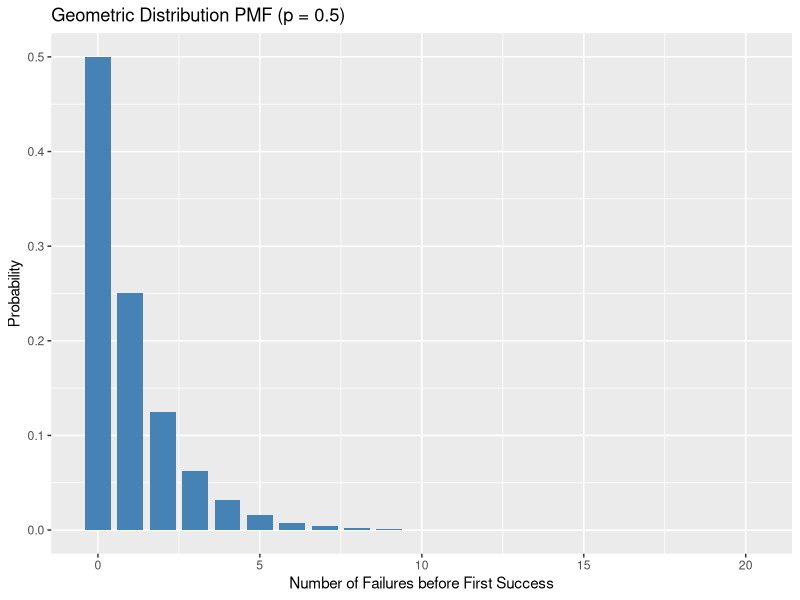

Recreate this plot in R.
# ---- 0. Setup and load libraries, if any ----

library(ggplot2)  # load the graphing library

if(!require("rstudioapi")) install.packages("rstudioapi")
setwd(dirname(getSourceEditorContext()$path))  # set working directory

# ---- 1. Geometric Distribution ----

# Just like with the Normal distribution we had rnorm (to sample) and dnorm (the 
# distribution or probability *density* function)
# For the Geometric Distribution we have rgeom (to sample) and dgeom (the 
# distribution or probability *mass* function)

# Sample from Geom(n=100, p=0.5)
samples1 <- rgeom(n=100, p=0.5)
head(samples1)
mean(samples1)
sd(samples1)**2

# What do the parameters mean? What underlying Bernoulli distribution do they
# correspond to?

# What if we decrease the success probability - what do you think will happen
# to the sample outcomes?

samples2 <- rgeom(n=100, p=0.0001)
head(samples2)
mean(samples2)
sd(samples2)**2

# Plot the probability mass function using dgeom
x <- 0:20
y <- dgeom(x, prob = 0.5)
df <- data.frame(x = x, y = y)

ggplot(df, aes(x = x, y = y)) +
  geom_col(fill = "steelblue", width = 0.8) +
  labs(
    title = "Geometric Distribution PMF (p = 0.5)",
    x = "Number of Failures before First Success",
    y = "Probability"
  )
